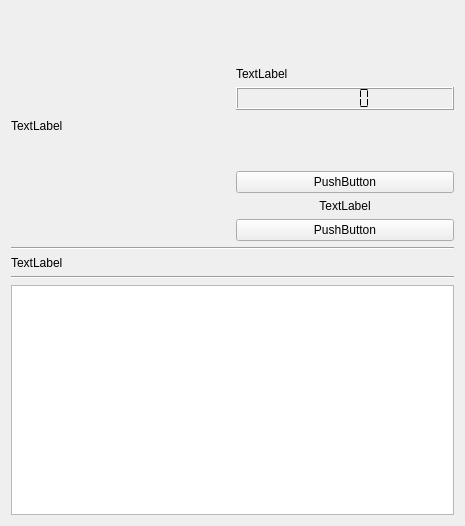
<?xml version="1.0" encoding="UTF-8"?>
<ui version="4.0">
 <class>rb</class>
 <widget class="QWidget" name="rb">
  <property name="geometry">
   <rect>
    <x>0</x>
    <y>0</y>
    <width>465</width>
    <height>526</height>
   </rect>
  </property>
  <property name="windowTitle">
   <string>Robobackup</string>
  </property>
  <layout class="QVBoxLayout" name="verticalLayout_2">
   <item>
    <layout class="QVBoxLayout" name="verticalLayout">
     <item>
      <layout class="QHBoxLayout" name="horizontalLayout">
       <item>
        <layout class="QVBoxLayout" name="verticalLayout_4">
         <item>
          <widget class="QLabel" name="statusPicture">
           <property name="text">
            <string>TextLabel</string>
           </property>
          </widget>
         </item>
        </layout>
       </item>
       <item>
        <layout class="QVBoxLayout" name="verticalLayout_3">
         <item>
          <spacer name="verticalSpacer">
           <property name="orientation">
            <enum>Qt::Vertical</enum>
           </property>
           <property name="sizeHint" stdset="0">
            <size>
             <width>20</width>
             <height>40</height>
            </size>
           </property>
          </spacer>
         </item>
         <item>
          <widget class="QLabel" name="clockLabel">
           <property name="text">
            <string>TextLabel</string>
           </property>
          </widget>
         </item>
         <item>
          <widget class="QLCDNumber" name="lcd">
           <property name="segmentStyle">
            <enum>QLCDNumber::Flat</enum>
           </property>
          </widget>
         </item>
         <item>
          <spacer name="verticalSpacer_2">
           <property name="orientation">
            <enum>Qt::Vertical</enum>
           </property>
           <property name="sizeHint" stdset="0">
            <size>
             <width>20</width>
             <height>40</height>
            </size>
           </property>
          </spacer>
         </item>
         <item>
          <widget class="QPushButton" name="btnStart">
           <property name="text">
            <string>PushButton</string>
           </property>
          </widget>
         </item>
         <item>
          <widget class="QLabel" name="errorLabel">
           <property name="text">
            <string>TextLabel</string>
           </property>
           <property name="alignment">
            <set>Qt::AlignCenter</set>
           </property>
          </widget>
         </item>
         <item>
          <widget class="QPushButton" name="btnClose">
           <property name="text">
            <string>PushButton</string>
           </property>
          </widget>
         </item>
        </layout>
       </item>
      </layout>
     </item>
     <item>
      <widget class="Line" name="line_2">
       <property name="orientation">
        <enum>Qt::Horizontal</enum>
       </property>
      </widget>
     </item>
     <item>
      <widget class="QLabel" name="logLabel">
       <property name="text">
        <string>TextLabel</string>
       </property>
      </widget>
     </item>
     <item>
      <widget class="Line" name="line">
       <property name="orientation">
        <enum>Qt::Horizontal</enum>
       </property>
      </widget>
     </item>
     <item>
      <widget class="QTextEdit" name="log"/>
     </item>
    </layout>
   </item>
  </layout>
 </widget>
 <resources/>
 <connections/>
</ui>
